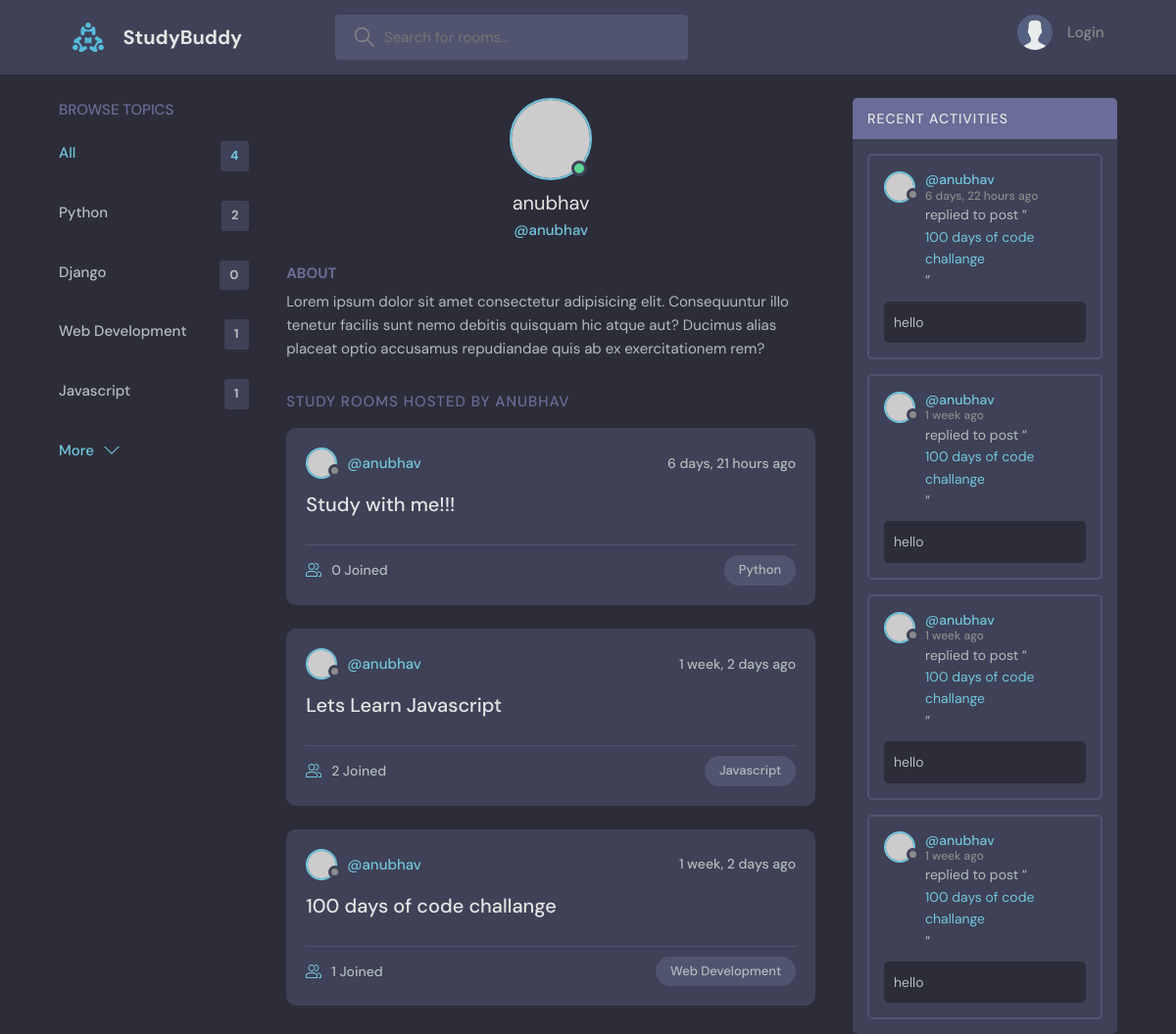
The app's page /profile/1/, older data.
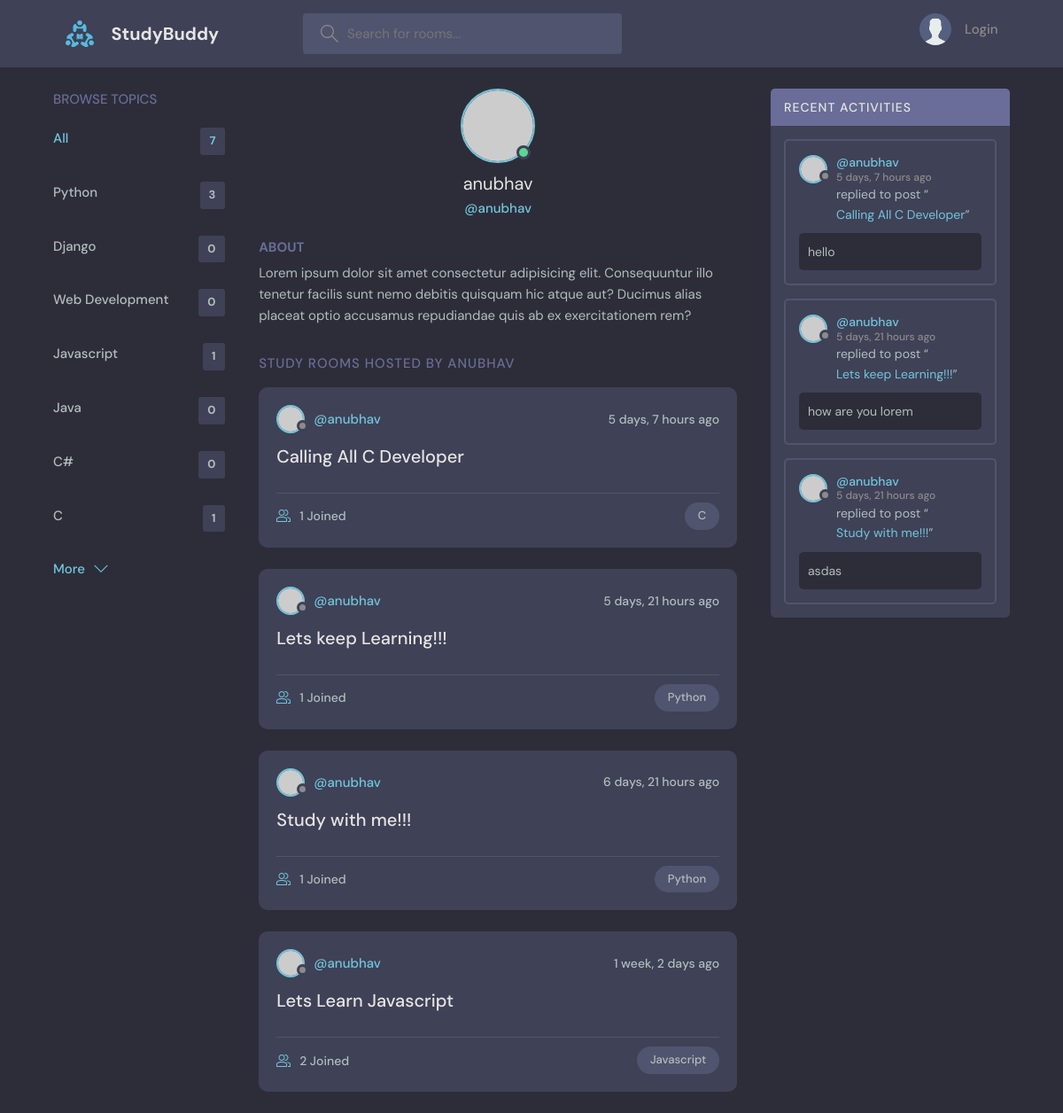
The same page, newer data.
### base/models.py (models this page shows, shortened)
class Topic(models.Model):
  name = models.CharField(max_length=200)

class Room(models.Model):
  host =  models.ForeignKey(User,on_delete=models.SET_NULL,null=True)
  topic =  models.ForeignKey(Topic,on_delete=models.SET_NULL,null=True)
  name = models.CharField(max_length=200)
  description =  models.TextField(null=True,blank=True)
  participants = models.ManyToManyField(User,related_name='paticipants', blank=True)
  updated =  models.DateTimeField(auto_now=True)
  created =  models.DateTimeField(auto_now_add=True)
  class Meta:
    ordering = ['-updated','-created']
  def __str__(self):
    return self.name

class Message(models.Model):
  user = models.ForeignKey(User,on_delete=models.CASCADE)
  room =  models.ForeignKey(Room,on_delete=models.CASCADE)
  body =  models.TextField()
  updated =  models.DateTimeField(auto_now=True)
  created =  models.DateTimeField(auto_now_add=True)
  class Meta:
    ordering = ['-updated','-created']
  def __str__(self):
    return self.body[0:50]

### base/views.py (the view)
# urls.py: path('profile/<str:pk>/',views.userProfile, name='user-profile'),
def userProfile(request, pk):
    user = User.objects.get(id=pk)
    rooms = user.room_set.all()
    room_message = user.message_set.all()
    topics = Topic.objects.all()
    context = {
        "user": user,
        "rooms": rooms,
        "room_messages": room_message,
        "topics": topics,
    }
    return render(request, "base/profile.html", context)

### base/templates/base/profile.html (shortened to what this page needs)
{% extends "main.html" %}
{% block content %}
  <main class="profile-page layout layout--3">
    <div class="container">
      {%include 'base/topics_components.html'%}
      <div class="roomList">
        <div class="profile">
          <div class="profile__avatar">
            <div class="avatar avatar--large active">
              <img src="https://randomuser.me/api/portraits/men/11.jpg" />
            </div>
          </div>
          <div class="profile__info">
            <h3>{{user.username}}</h3>
            <p>@{{user.username}}</p>
          </div>
          <div class="profile__about">
            <h3>About</h3>
            <p>
              Lorem ipsum dolor sit amet consectetur adipisicing elit. Consequuntur illo tenetur
              facilis sunt nemo debitis quisquam hic atque aut? Ducimus alias placeat optio
              accusamus repudiandae quis ab ex exercitationem rem?
            </p>
          </div>
        </div>
        <div class="roomList__header">
          <div>
            <h2>Study Rooms Hosted by {{user.username}}</a>
            </h2>
          </div>
        </div>
        {%include 'base/feed_component.html'%}
      </div>
      {%include 'base/activity_component.html'%}
    </div>
  </main>
{% endblock content %}

### templates/main.html (shortened to what this page needs)
<!DOCTYPE html>
{%load static%}
<html lang="en">
  <head>
    <link rel="stylesheet" href="{%static 'styles/style.css'%}" />
  </head>
  <body>
    {%include 'navbar.html'%}
    {% block content %}
    {% endblock content %}
  </body>
</html>

### templates/navbar.html (shortened to what this page needs)
    {%load static%}
    <header class="header header--loggedIn">
      <div class="container">
        <a href="{%url 'home'%}" class="header__logo">
          <img src="{%static 'images/logo.svg'%}" />
          <h1>StudyBuddy</h1>
        </a>
        <form class="header__search" method= "GET" action="{%url 'home'%}"  >
          <label>
            <input type = 'text' name = 'q' placeholder="Search for rooms..." />
          </label>
        </form>
        <nav class="header__menu">
{%if request.user.is_authenticated%}
          <div class="header__user">
            <a href="{%url 'user-profile' user.id%}">
              <div class="avatar avatar--medium active">
                <img src="https://randomuser.me/api/portraits/men/37.jpg" />
              </div>
              <p>{{request.user.username}} <span>@{{request.user.username}}</span></p>
            </a>
            <button class="dropdown-button">
              <svg version="1.1" xmlns="http://www.w3.org/2000/svg" width="32" height="32" viewBox="0 0 32 32">
                <title>chevron-down</title>
                <path d="M16 21l-13-13h-3l16 16 16-16h-3l-13 13z"></path>
              </svg>
            </button>
          </div>
          {% else %}
          <a href="{%url 'login'%}">
            <img src="{%static 'images/avatar.svg'%}" />
            <p>Login</p>
          </a>
          {% endif %}
        </nav>
      </div>
    </header>

### base/templates/base/topics_components.html
<div class="topics">
      <div class="topics__header">
        <h2>Browse Topics</h2>
      </div>
      <ul class="topics__list">
        <li>
          <a href="{%url 'home'%}" class="active">All <span>{{topics.count}}</span></a>
        </li>
    {% for topic in topics%}
        <li>
          <a href="{%url "home"%}?q={{topic.name}}">{{topic.name}} <span>{{topic.room_set.all.count}}</span></a>
        </li>
    {% endfor %}
      </ul>
      <a class="btn btn--link" href="topics.html">
        More
        <svg version="1.1" xmlns="http://www.w3.org/2000/svg" width="32" height="32" viewBox="0 0 32 32">
          <title>chevron-down</title>
          <path d="M16 21l-13-13h-3l16 16 16-16h-3l-13 13z"></path>
        </svg>
      </a>
    </div>

### base/templates/base/feed_component.html (shortened to what this page needs)
{% for room in rooms %}
<div class="roomListRoom">
  <div class="roomListRoom__header">
    <a href="{%url 'user-profile' room.host.id%}" class="roomListRoom__author">
      <div class="avatar avatar--small">
        <img src="https://randomuser.me/api/portraits/women/11.jpg" />
      </div>
      <span>@{{room.host.username}}</span>
    </a>
    <div class="roomListRoom__actions">
      <span>{{room.created|timesince}} ago</span>
    </div>
  </div>
  <div class="roomListRoom__content">
  <a href="{%url 'room' room.id%}">{{room.name}}</a>
  </div>
  <div class="roomListRoom__meta">
    <a href="{%url 'room' room.id%}" class="roomListRoom__joined">
      {{room.participants.all.count}} Joined
    </a>
    <p class="roomListRoom__topic">{{room.topic.name}}</p>
  </div>
</div>
{% endfor %}

### base/templates/base/activity_component.html (shortened to what this page needs)
<div class="activities">
      <div class="activities__header">
        <h2>Recent Activities</h2>
      </div>
  {%for message in room_messages%}
  <div class="activities__box">
    <div class="activities__boxHeader roomListRoom__header">
      <a href="{%url "user-profile" message.user.id%}" class="roomListRoom__author">
        <div class="avatar avatar--small">
          <img src="https://randomuser.me/api/portraits/women/11.jpg" />
        </div>
        <p>
          @{{message.user}}
          <span>{{message.created|timesince}} ago</span>
        </p>
      </a>
    </div>
    <div class="activities__boxContent">
      <p>replied to post “<a href="{%url 'room' message.room.id%}">{{message.room}}</a>”</p>
      <div class="activities__boxRoomContent">
        {{message}}
      </div>
    </div>
  </div>
{%endfor%}
  </div>

Row changes from the older to the newer data that the page shows:
removed Room: host.username "anubhav", created "1 week, 2 days", name "100 days of code challange", participants.all.count "1", topic.name "Web Development"
removed Message: user "anubhav", created "6 days, 22 hours", room "100 days of code challange", body "hello"
removed Message: user "anubhav", created "1 week", room "100 days of code challange", body "hello"
removed Message: user "anubhav", created "1 week", room "100 days of code challange", body "hello"
removed Message: user "anubhav", created "1 week", room "100 days of code challange", body "hello"
computed for Topic "Python": room_set.all.count "2" → "3"
computed for Topic "Web Development": room_set.all.count "1" → "0"
added Topic: name "Java", room_set.all.count "0"
added Topic: name "C#", room_set.all.count "0"
added Topic: name "C", room_set.all.count "1"
added Room: host.username "anubhav", created "5 days, 7 hours", name "Calling All C Developer", participants.all.count "1", topic.name "C"
added Room: host.username "anubhav", created "5 days, 21 hours", name "Lets keep Learning!!!", participants.all.count "1", topic.name "Python"
computed for Room "Study with me!!!": participants.all.count "0" → "1"
added Message: user "anubhav", created "5 days, 7 hours", room "Calling All C Developer", body "hello"
added Message: user "anubhav", created "5 days, 21 hours", room "Lets keep Learning!!!", body "how are you lorem"
added Message: user "anubhav", created "5 days, 21 hours", room "Study with me!!!", body "asdas"
Text that changed along with them:
{{ topics.count }}: "4" → "7"
